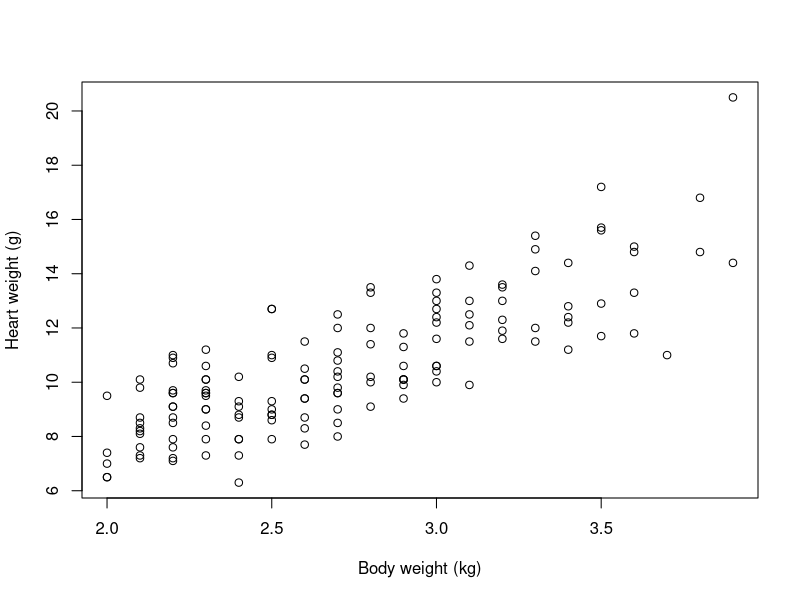

Reproduce this figure in R.
## ---- chunk 1
library(MASS)
data(cats) #Default dataset
plot(Hwt ~ Bwt, data=cats, xlab="Body weight (kg)", ylab="Heart weight (g)")
## ---- chunk 2
coefficients(summary(lm(Hwt ~ Bwt, data=cats)))
## ---- chunk 3
library(knitr) # Only need this the first time!
kable(coefficients(summary(lm(Hwt ~ Bwt, data=cats))))
## ---- chunk 4
kable(coefficients(summary(lm(Hwt ~ Bwt, data=cats))),digits=3)
## ---- chunk 5
lm(Hwt ~ Bwt, data=cats)
